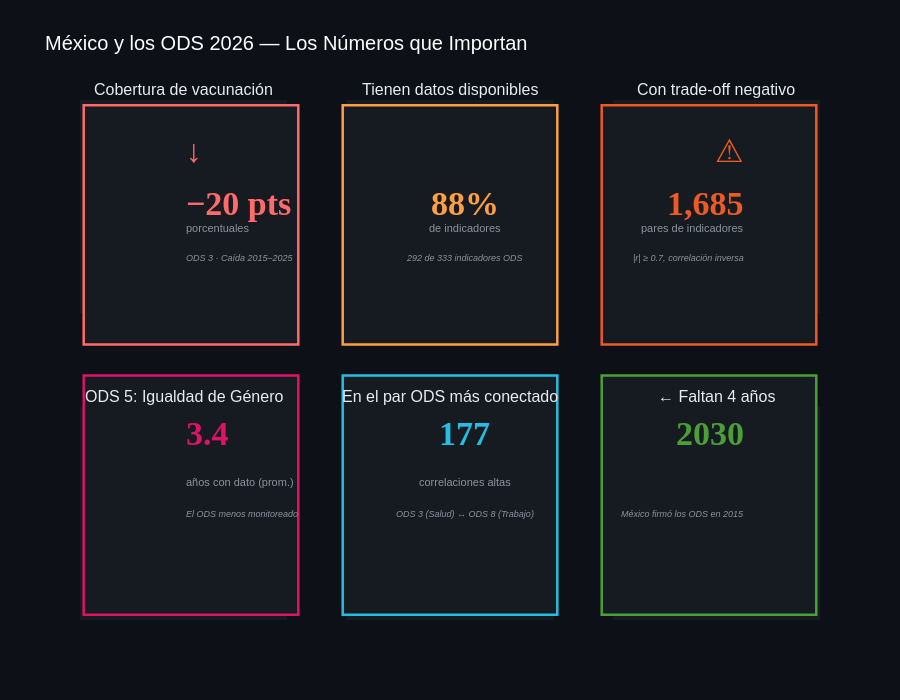

Source (notebook cell):
### Markdown cell above
---
## ACTO 6 · Dashboard de cierre: Resumen ejecutivo
### Los 5 números que México necesita enfrentar

### Code cell
# ── Métricas calculadas ────────────────────────────────────────────────────────
pct_cobertura_global = meta['loaded'].sum() / meta.shape[0] * 100
n_pares_negativos    = corr_altas[corr_altas['correlation'] < -0.7].shape[0]
obs_min_ods          = bubble.sort_values('obs_promedio').iloc[0]
max_correlaciones_par = pares_ods[pares_ods['ODS_A'] != pares_ods['ODS_B']]['n_correlaciones'].max()

cards = [
    dict(value='−20 pts', unit='porcentuales',
         title='Cobertura de vacunación',
         sub='ODS 3 · Caída 2015–2025',
         color='#FF6B6B', arrow='↓'),
    dict(value=f'{pct_cobertura_global:.0f}%', unit='de indicadores',
         title='Tienen datos disponibles',
         sub='292 de 333 indicadores ODS',
         color='#FF9F43', arrow=None),
    dict(value=f'{n_pares_negativos:,}', unit='pares de indicadores',
         title='Con trade-off negativo',
         sub='|r| ≥ 0.7, correlación inversa',
         color='#EE5A24', arrow='⚠'),
    dict(value=f'{obs_min_ods["obs_promedio"]:.1f}', unit='años con dato (prom.)',
         title=f'ODS {int(obs_min_ods.ods_number)}: {ODS_NAMES[int(obs_min_ods.ods_number)][:20]}',
         sub='El ODS menos monitoreado',
         color='#DD1367', arrow=None),
    dict(value=f'{int(max_correlaciones_par)}', unit='correlaciones altas',
         title='En el par ODS más conectado',
         sub='ODS 3 (Salud) ↔ ODS 8 (Trabajo)',
         color='#26BDE2', arrow=None),
    dict(value='2030', unit='',
         title='← Faltan 4 años',
         sub='México firmó los ODS en 2015',
         color='#4C9F38', arrow=None),
]

fig = make_subplots(
    rows=2, cols=3,
    subplot_titles=[c['title'] for c in cards],
    vertical_spacing=0.18,
    horizontal_spacing=0.08,
)

positions = [(1,1),(1,2),(1,3),(2,1),(2,2),(2,3)]

for (r, c), card in zip(positions, cards):
    # Traza vacía para ocupar el subplot
    fig.add_trace(go.Scatter(
        x=[0], y=[0], mode='markers',
        marker=dict(size=1, color='rgba(0,0,0,0)'),
        showlegend=False, hoverinfo='none',
    ), row=r, col=c)

    # Calcular posición del subplot en coordenadas de papel
    col_idx = c - 1
    row_idx = r - 1
    x_center = (col_idx * 0.38) + 0.14
    y_center = 1.0 - (row_idx * 0.52) - 0.16

    if card['arrow']:
        fig.add_annotation(
            xref='paper', yref='paper',
            x=x_center, y=y_center + 0.10,
            text=card['arrow'],
            font=dict(size=32, color=card['color'], family='Arial Black'),
            showarrow=False,
        )

    fig.add_annotation(
        xref='paper', yref='paper',
        x=x_center, y=y_center,
        text=f"<b>{card['value']}</b>",
        font=dict(size=34, color=card['color'], family='Arial Black'),
        showarrow=False,
    )
    fig.add_annotation(
        xref='paper', yref='paper',
        x=x_center, y=y_center - 0.07,
        text=card['unit'],
        font=dict(size=11, color='#8B949E'),
        showarrow=False,
    )
    fig.add_annotation(
        xref='paper', yref='paper',
        x=x_center, y=y_center - 0.13,
        text=f"<i>{card['sub']}</i>",
        font=dict(size=9, color='#8B949E'),
        showarrow=False,
    )

# Bordes de color por tarjeta
shapes_cards = []
domain_x = [(0.0, 0.30), (0.35, 0.65), (0.70, 1.0)]
domain_y = [(0.52, 1.0), (0.0, 0.48)]
for idx, card in enumerate(cards):
    r_i, c_i = divmod(idx, 3)
    x0, x1 = domain_x[c_i]
    y0, y1 = domain_y[r_i]
    shapes_cards.append(dict(
        type='rect', xref='paper', yref='paper',
        x0=x0 + 0.005, x1=x1 - 0.005,
        y0=y0 + 0.01,  y1=y1 - 0.01,
        line=dict(color=card['color'], width=2.5),
        fillcolor='#161B22',
    ))

fig.update_layout(
    title=dict(
        text='México y los ODS 2026 — Los Números que Importan',
        font=dict(size=20, color='white'),
    ),
    **DARK_LAYOUT,
    height=700,
    shapes=shapes_cards,
    showlegend=False,
)
fig.update_xaxes(showgrid=False, showticklabels=False, zeroline=False)
fig.update_yaxes(showgrid=False, showticklabels=False, zeroline=False)
fig.show()

### Figure 1 — Plotly figure (JSON) as saved in the notebook; plotly's stock layout.template omitted (floating-point values rounded to 4 significant figures)
{"data": [{"hoverinfo": "none", "marker": {"color": "rgba(0,0,0,0)", "size": 1}, "mode": "markers", "showlegend": false, "type": "scatter", "x": [0], "xaxis": "x", "y": [0], "yaxis": "y"}, {"hoverinfo": "none", "marker": {"color": "rgba(0,0,0,0)", "size": 1}, "mode": "markers", "showlegend": false, "type": "scatter", "x": [0], "xaxis": "x2", "y": [0], "yaxis": "y2"}, {"hoverinfo": "none", "marker": {"color": "rgba(0,0,0,0)", "size": 1}, "mode": "markers", "showlegend": false, "type": "scatter", "x": [0], "xaxis": "x3", "y": [0], "yaxis": "y3"}, {"hoverinfo": "none", "marker": {"color": "rgba(0,0,0,0)", "size": 1}, "mode": "markers", "showlegend": false, "type": "scatter", "x": [0], "xaxis": "x4", "y": [0], "yaxis": "y4"}, {"hoverinfo": "none", "marker": {"color": "rgba(0,0,0,0)", "size": 1}, "mode": "markers", "showlegend": false, "type": "scatter", "x": [0], "xaxis": "x5", "y": [0], "yaxis": "y5"}, {"hoverinfo": "none", "marker": {"color": "rgba(0,0,0,0)", "size": 1}, "mode": "markers", "showlegend": false, "type": "scatter", "x": [0], "xaxis": "x6", "y": [0], "yaxis": "y6"}], "layout": {"annotations": [{"font": {"size": 16}, "showarrow": false, "text": "Cobertura de vacunación", "x": 0.14, "xanchor": "center", "xref": "paper", "y": 1, "yanchor": "bottom", "yref": "paper"}, {"font": {"size": 16}, "showarrow": false, "text": "Tienen datos disponibles", "x": 0.5, "xanchor": "center", "xref": "paper", "y": 1, "yanchor": "bottom", "yref": "paper"}, {"font": {"size": 16}, "showarrow": false, "text": "Con trade-off negativo", "x": 0.86, "xanchor": "center", "xref": "paper", "y": 1, "yanchor": "bottom", "yref": "paper"}, {"font": {"size": 16}, "showarrow": false, "text": "ODS 5: Igualdad de Género", "x": 0.14, "xanchor": "center", "xref": "paper", "y": 0.41, "yanchor": "bottom", "yref": "paper"}, {"font": {"size": 16}, "showarrow": false, "text": "En el par ODS más conectado", "x": 0.5, "xanchor": "center", "xref": "paper", "y": 0.41, "yanchor": "bottom", "yref": "paper"}, {"font": {"size": 16}, "showarrow": false, "text": "← Faltan 4 años", "x": 0.86, "xanchor": "center", "xref": "paper", "y": 0.41, "yanchor": "bottom", "yref": "paper"}, {"font": {"color": "#FF6B6B", "family": "Arial Black", "size": 32}, "showarrow": false, "text": "↓", "x": 0.14, "xref": "paper", "y": 0.94, "yref": "paper"}, {"font": {"color": "#FF6B6B", "family": "Arial Black", "size": 34}, "showarrow": false, "text": "<b>−20 pts</b>", "x": 0.14, "xref": "paper", "y": 0.84, "yref": "paper"}, {"font": {"color": "#8B949E", "size": 11}, "showarrow": false, "text": "porcentuales", "x": 0.14, "xref": "paper", "y": 0.77, "yref": "paper"}, {"font": {"color": "#8B949E", "size": 9}, "showarrow": false, "text": "<i>ODS 3 · Caída 2015–2025</i>", "x": 0.14, "xref": "paper", "y": 0.71, "yref": "paper"}, {"font": {"color": "#FF9F43", "family": "Arial Black", "size": 34}, "showarrow": false, "text": "<b>88%</b>", "x": 0.52, "xref": "paper", "y": 0.84, "yref": "paper"}, {"font": {"color": "#8B949E", "size": 11}, "showarrow": false, "text": "de indicadores", "x": 0.52, "xref": "paper", "y": 0.77, "yref": "paper"}, {"font": {"color": "#8B949E", "size": 9}, "showarrow": false, "text": "<i>292 de 333 indicadores ODS</i>", "x": 0.52, "xref": "paper", "y": 0.71, "yref": "paper"}, {"font": {"color": "#EE5A24", "family": "Arial Black", "size": 32}, "showarrow": false, "text": "⚠", "x": 0.9, "xref": "paper", "y": 0.94, "yref": "paper"}, {"font": {"color": "#EE5A24", "family": "Arial Black", "size": 34}, "showarrow": false, "text": "<b>1,685</b>", "x": 0.9, "xref": "paper", "y": 0.84, "yref": "paper"}, {"font": {"color": "#8B949E", "size": 11}, "showarrow": false, "text": "pares de indicadores", "x": 0.9, "xref": "paper", "y": 0.77, "yref": "paper"}, {"font": {"color": "#8B949E", "size": 9}, "showarrow": false, "text": "<i>|r| ≥ 0.7, correlación inversa</i>", "x": 0.9, "xref": "paper", "y": 0.71, "yref": "paper"}, {"font": {"color": "#DD1367", "family": "Arial Black", "size": 34}, "showarrow": false, "text": "<b>3.4</b>", "x": 0.14, "xref": "paper", "y": 0.32, "yref": "paper"}, {"font": {"color": "#8B949E", "size": 11}, "showarrow": false, "text": "años con dato (prom.)", "x": 0.14, "xref": "paper", "y": 0.25, "yref": "paper"}, {"font": {"color": "#8B949E", "size": 9}, "showarrow": false, "text": "<i>El ODS menos monitoreado</i>", "x": 0.14, "xref": "paper", "y": 0.19, "yref": "paper"}, {"font": {"color": "#26BDE2", "family": "Arial Black", "size": 34}, "showarrow": false, "text": "<b>177</b>", "x": 0.52, "xref": "paper", "y": 0.32, "yref": "paper"}, {"font": {"color": "#8B949E", "size": 11}, "showarrow": false, "text": "correlaciones altas", "x": 0.52, "xref": "paper", "y": 0.25, "yref": "paper"}, {"font": {"color": "#8B949E", "size": 9}, "showarrow": false, "text": "<i>ODS 3 (Salud) ↔ ODS 8 (Trabajo)</i>", "x": 0.52, "xref": "paper", "y": 0.19, "yref": "paper"}, {"font": {"color": "#4C9F38", "family": "Arial Black", "size": 34}, "showarrow": false, "text": "<b>2030</b>", "x": 0.9, "xref": "paper", "y": 0.32, "yref": "paper"}, {"font": {"color": "#8B949E", "size": 11}, "showarrow": false, "text": "", "x": 0.9, "xref": "paper", "y": 0.25, "yref": "paper"}, {"font": {"color": "#8B949E", "size": 9}, "showarrow": false, "text": "<i>México firmó los ODS en 2015</i>", "x": 0.9, "xref": "paper", "y": 0.19, "yref": "paper"}], "font": {"color": "#E6EDF3", "family": "Arial"}, "height": 700, "paper_bgcolor": "#0D1117", "plot_bgcolor": "#161B22", "shapes": [{"fillcolor": "#161B22", "line": {"color": "#FF6B6B", "width": 2.5}, "type": "rect", "x0": 0.005, "x1": 0.295, "xref": "paper", "y0": 0.53, "y1": 0.99, "yref": "paper"}, {"fillcolor": "#161B22", "line": {"color": "#FF9F43", "width": 2.5}, "type": "rect", "x0": 0.355, "x1": 0.645, "xref": "paper", "y0": 0.53, "y1": 0.99, "yref": "paper"}, {"fillcolor": "#161B22", "line": {"color": "#EE5A24", "width": 2.5}, "type": "rect", "x0": 0.705, "x1": 0.995, "xref": "paper", "y0": 0.53, "y1": 0.99, "yref": "paper"}, {"fillcolor": "#161B22", "line": {"color": "#DD1367", "width": 2.5}, "type": "rect", "x0": 0.005, "x1": 0.295, "xref": "paper", "y0": 0.01, "y1": 0.47, "yref": "paper"}, {"fillcolor": "#161B22", "line": {"color": "#26BDE2", "width": 2.5}, "type": "rect", "x0": 0.355, "x1": 0.645, "xref": "paper", "y0": 0.01, "y1": 0.47, "yref": "paper"}, {"fillcolor": "#161B22", "line": {"color": "#4C9F38", "width": 2.5}, "type": "rect", "x0": 0.705, "x1": 0.995, "xref": "paper", "y0": 0.01, "y1": 0.47, "yref": "paper"}], "showlegend": false, "title": {"font": {"color": "white", "size": 20}, "text": "México y los ODS 2026 — Los Números que Importan"}, "xaxis": {"anchor": "y", "domain": [0, 0.28], "showgrid": false, "showticklabels": false, "zeroline": false}, "xaxis2": {"anchor": "y2", "domain": [0.36, 0.64], "showgrid": false, "showticklabels": false, "zeroline": false}, "xaxis3": {"anchor": "y3", "domain": [0.72, 1], "showgrid": false, "showticklabels": false, "zeroline": false}, "xaxis4": {"anchor": "y4", "domain": [0, 0.28], "showgrid": false, "showticklabels": false, "zeroline": false}, "xaxis5": {"anchor": "y5", "domain": [0.36, 0.64], "showgrid": false, "showticklabels": false, "zeroline": false}, "xaxis6": {"anchor": "y6", "domain": [0.72, 1], "showgrid": false, "showticklabels": false, "zeroline": false}, "yaxis": {"anchor": "x", "domain": [0.59, 1], "showgrid": false, "showticklabels": false, "zeroline": false}, "yaxis2": {"anchor": "x2", "domain": [0.59, 1], "showgrid": false, "showticklabels": false, "zeroline": false}, "yaxis3": {"anchor": "x3", "domain": [0.59, 1], "showgrid": false, "showticklabels": false, "zeroline": false}, "yaxis4": {"anchor": "x4", "domain": [0, 0.41], "showgrid": false, "showticklabels": false, "zeroline": false}, "yaxis5": {"anchor": "x5", "domain": [0, 0.41], "showgrid": false, "showticklabels": false, "zeroline": false}, "yaxis6": {"anchor": "x6", "domain": [0, 0.41], "showgrid": false, "showticklabels": false, "zeroline": false}}}
